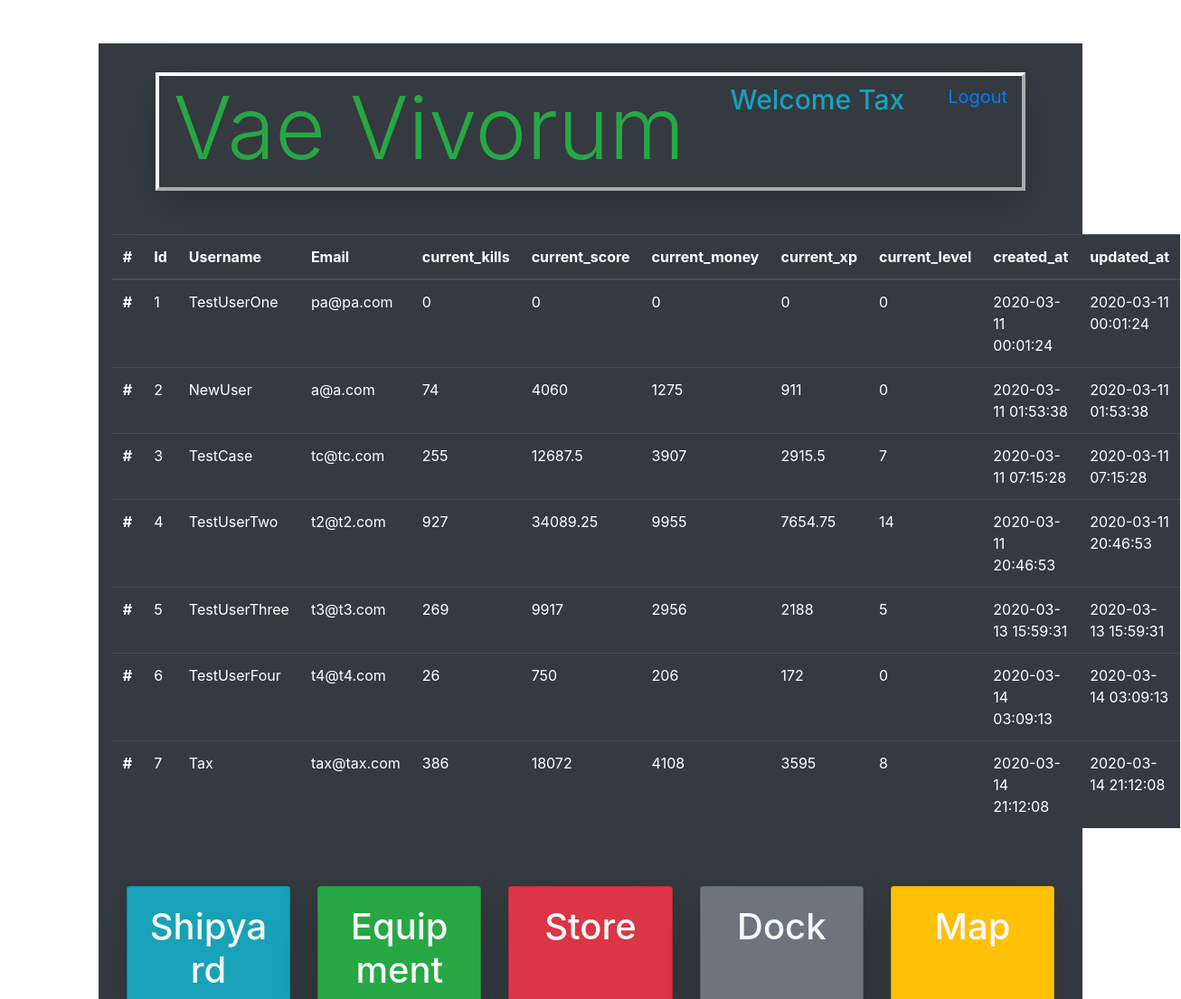
/admin (signed in, upper part), run on an earlier commit of the app's database.
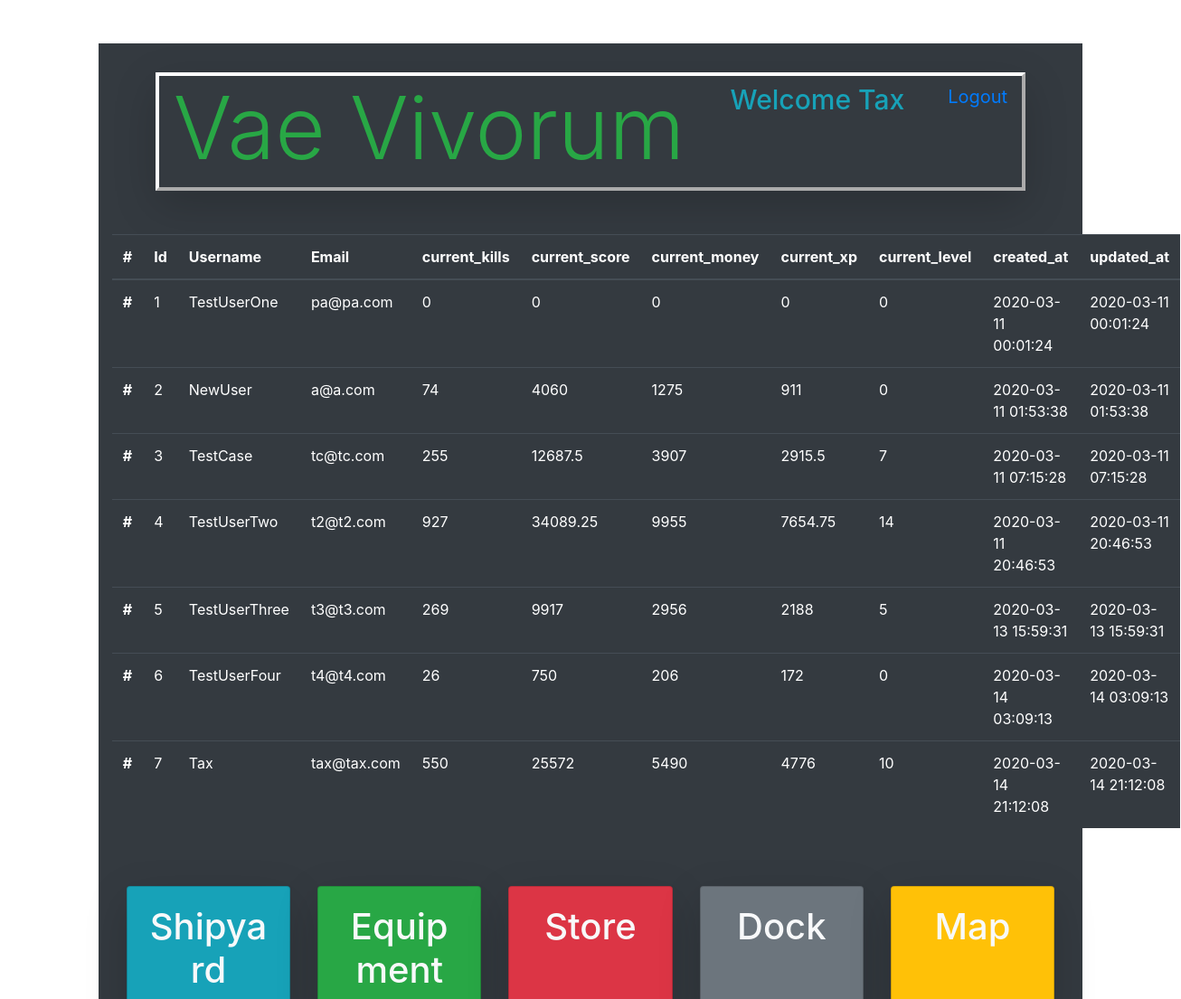
And on a later commit of the database.
### models.py (models this page shows)
class Users(db.Model):
    __tablename__ = "Users"
    id = db.Column(db.Integer, primary_key=True)
    username = db.Column(db.String(255))
    email = db.Column(db.String(255))
    password = db.Column(db.String(255))
    created_at = db.Column(db.DateTime)
    updated_at = db.Column(db.DateTime)
    current_kills = db.Column(db.Integer, default=0)
    current_score = db.Column(db.Integer, default=0)
    current_money = db.Column(db.Integer, default=0)
    current_xp = db.Column(db.Integer, default=0)
    current_level = db.Column(db.Integer, default=0)
    active_ship = db.Column(db.Integer, default=0)
    abilityPointsEarned = db.Column(db.Integer, default=0)
    abilityPointsSpent = db.Column(db.Integer, default = 0)
    passive1 = db.Column(db.Integer, default=0)
    passive2 = db.Column(db.Integer, default=0)
    passive3 = db.Column(db.Integer, default=0)
    passive4 = db.Column(db.Integer, default=0)
    passive5 = db.Column(db.Integer, default=0)
    passive6 = db.Column(db.Integer, default=0)
    passive7 = db.Column(db.Integer, default=0)
    passive8 = db.Column(db.Integer, default=0)
    passive9 = db.Column(db.Integer, default=0)
    passive10 = db.Column(db.Integer, default=0)
    passive11 = db.Column(db.Integer, default=0)
    passive12 = db.Column(db.Integer, default=0)
    passive13 = db.Column(db.Integer, default=0)
    passive14 = db.Column(db.Integer, default=0)
    passive15 = db.Column(db.Integer, default=0)
    passive16 = db.Column(db.Integer, default=0)
    passive17 = db.Column(db.Integer, default=0)
    passive18 = db.Column(db.Integer, default=0)
    passive19 = db.Column(db.Integer, default=0)
    passive20 = db.Column(db.Integer, default=0)
    character_active_ability_id = db.Column(db.Integer, db.ForeignKey("Active_Abilities.id", ondelete="cascade"))
    passive_abilities_this_user_has = db.relationship('User_Character', backref="characters_that_have_this_passive")

### app.py (the view)
@app.route('/admin')
def admin():
    thisUser = Users.query.get(session['id'])
    allUsers = Users.query.all()
    allMaps = Map.query.all()
    if session['id'] != 1 and thisUser.username != "Tax":
        return redirect('/')
    else:
        return render_template('admin.html', thisUser = thisUser, allUsers = allUsers, allMaps = allMaps )

### templates/admin.html (shortened to what this page needs)
<!DOCTYPE html>
<html lang="en">
<head>
    <link rel="stylesheet" href="https://stackpath.bootstrapcdn.com/bootstrap/4.4.1/css/bootstrap.min.css">
    <link rel="stylesheet" href="https://cdnjs.cloudflare.com/ajax/libs/font-awesome/5.11.2/css/all.css" />
    <link rel="stylesheet" type="text/css" href="{{ url_for('static', filename='css/style.css') }}">
</head>
<body>
    <div class="container bg-dark mt-5 text-warning pt-3 col-xl-10">
        <div id="topbar" class="d-flex flex-row mb-5 mx-5 mt-3 vaeBorder shadow-lg">
            <h1 class="display-1 d-inline-flex text-success ml-3">Vae Vivorum</h1>
            <h4 class="ml-auto d-inline-flex mt-2 text-info welcomeText" >Welcome {{ thisUser.username }}</h4>
            <a class="ml-5 d-inline-flex mt-2 mr-3 logoutLink" href="/logout">Logout</a>
        </div>
        <table class="table table-dark">
            <thead>
              <tr>
                <th scope="col">#</th>
                <th scope="col">Id</th>
                <th scope="col">Username</th>
                <th scope="col">Email</th>
                <th scope="col">current_kills</th>
                <th scope="col">current_score</th>
                <th scope="col">current_money</th>
                <th scope="col">current_xp</th>
                <th scope="col">current_level</th>
                <th scope="col">created_at</th>
                <th scope="col">updated_at</th>
              </tr>
            </thead>
            <tbody>
                {% for user in allUsers %}
                <tr>
                    <th scope="row">#</th>
                    <td>{{ user.id }}</td>
                    <td>{{ user.username }}</td>
                    <td>{{ user.email }}</td>
                    <td>{{ user.current_kills }}</td>
                    <td>{{ user.current_score }}</td>
                    <td>{{ user.current_money }}</td>
                    <td>{{ user.current_xp }}</td>
                    <td>{{ user.current_level }}</td>
                    <td>{{ user.created_at }}</td>
                    <td>{{ user.updated_at }}</td>
                </tr>
                {% endfor %}
            </tbody>
          </table>
    <div class="card-deck iconDiv mt-5 p-3 mb-5">
        <div class="card iconCard bg-info">
            <div class="card-body shadow-lg">
                <h1 class="card-title mb-2 text-light text-center">Shipyard</h1>
            </div>
        </div>
        <div class="card iconCard bg-success">
            <div class="card-body shadow-lg">
                <h1 class="card-title mb-2 text-light text-center">Equipment</h1>
            </div>
        </div>
        <div class="card iconCard bg-danger">
            <div class="card-body shadow-lg">
                <h1 class="card-title mb-2 text-light text-center">Store</h1>
            </div>
        </div>
        <div class="card iconCard bg-secondary">
            <div class="card-body shadow-lg">
                <h1 class="card-title mb-2 text-light text-center">Dock</h1>
            </div>
        </div>
        <div class="card iconCard bg-warning">
            <div class="card-body shadow-lg">
                <h1 class="card-title mb-2 text-light text-center">Map</h1>
            </div>
        </div>
    </div>
    </div>
</body>
</html>

What changed in the data, as far as the page shows it:
changed Users "Tax": current_kills "386" → "550"; current_score "18072" → "25572"; current_money "4108" → "5490"; current_xp "3595" → "4776"; current_level "8" → "10"
